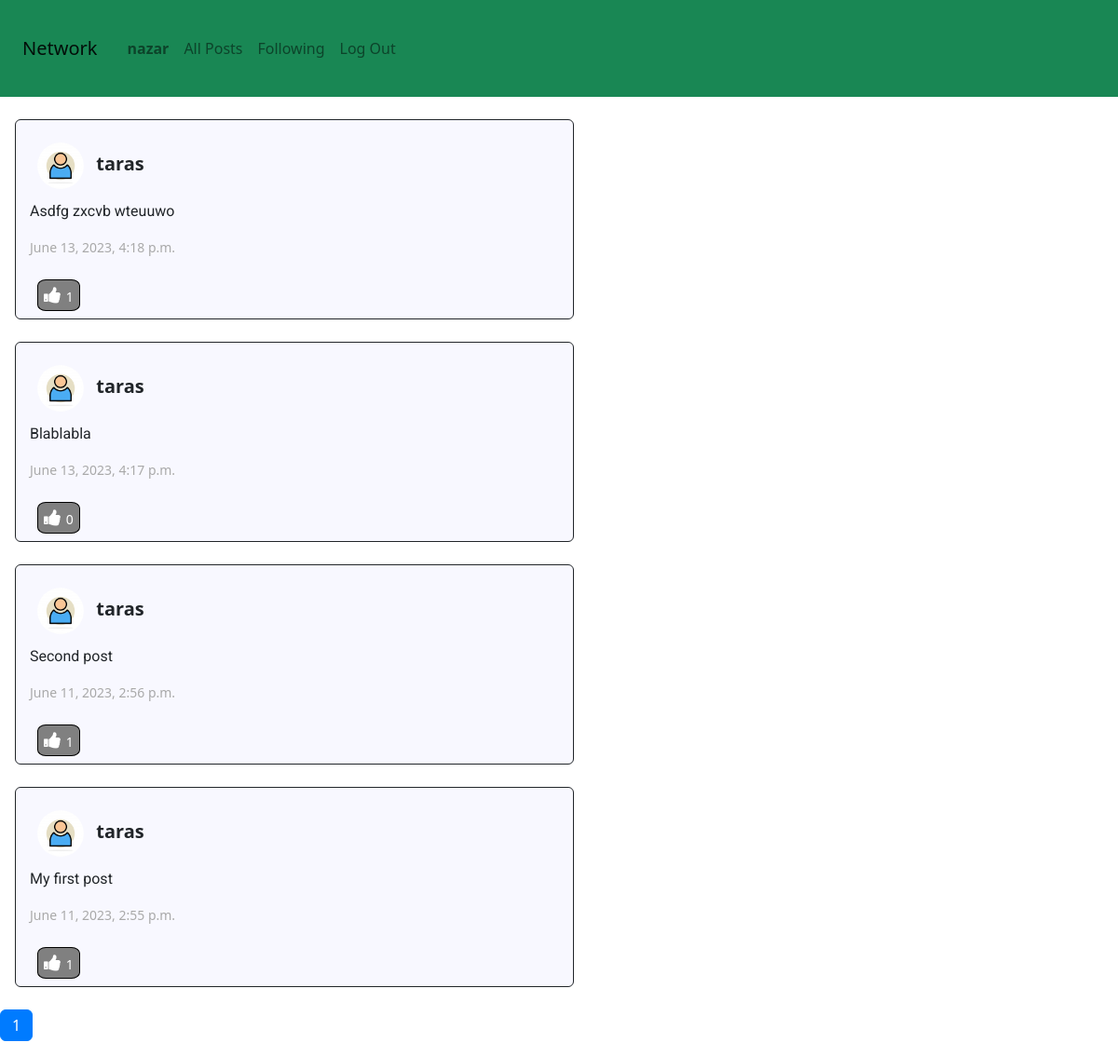
The page /following (signed in) on the database its author committed.
### network/models.py (models this page shows, shortened)
class User(AbstractUser):
    def __str__(self):
        if not self.first_name or not self.last_name:
            return f"{self.username}"
        return f"{self.first_name} {self.last_name}"

class Post(models.Model):
    text = models.TextField(
        max_length=264, verbose_name="")
    author = models.ForeignKey(
        User, on_delete=models.CASCADE ,
        related_name="myposts")
    date = models.DateTimeField(auto_now_add= True)

### network/views.py (the view)
# urls.py: path("following", views.load_following, name="following")
def load_following(request):
    allposts = []
    try:
        my_subscription = Subscription.objects.get(
            follower=User(pk=request.user.id))
        my_subscribers = my_subscription.subscribers.all()
        for subscriber in my_subscribers:
            subscriber_posts = subscriber.myposts.all()
            for post in subscriber_posts:
                allposts.append(post)
    except ObjectDoesNotExist:
        return render(request, "network/following.html",
                      {"message": "You don't have following!"})
    def myFunc(post):
        return post.date
    allposts.sort(reverse=True, key=myFunc)
    p = Paginator(allposts, 3, 2)
    page = request.GET.get("page")
    page_view = p.get_page(page)
    return render(request, "network/following.html",
                  {"page_view": page_view})

### network/templates/network/following.html (shortened to what this page needs)
{% extends "network/layout.html" %}
{% load static %}
{% block body %}
    {% if user.is_authenticated %}
        <div class="flex-column">
            {% for post in page_view.object_list %}
                <div class="col-6 m-4 ms-3 rounded post">
                    <h5 class=" pt-3 pb-0 m-0 post-author">
                        <img src="{% static 'network/images/colorfull_avatar.jpg' %}" alt="Avatar" class="avatar">
                        <b>{{ post.author.username }}</b>
                    </h5>
                    <p class=" pt-1 post-text">{{ post.text }}</p>
                    <p class="post-date">{{ post.date }}</p>
                    <div>
                        <button class="m-2 post-like" id="{{ post.id }}">
                            <i class="fa fa-thumbs-up" style="color: white;"></i>
                            <span class="score"> {{ post.plikes.count }} </span>
                        </button>
                    </div>
                </div>
            {% empty %}
                {{ message }}
            {% endfor %}
        </div>
    {% endif %}
    <nav aria-label="Page navigation example">
        <ul class="pagination">
            {% for n in page_view.paginator.page_range %}
                {% if page_view.number == n %}
                    <li class="page-item active"><a class="page-link" href="?page={{ n }}">{{ n }}</a></li>
                {% else %}
                    <li class="page-item"><a class="page-link" href="?page={{ n }}">{{ n }}</a></li>
                {% endif %}
            {% endfor %}
        </ul>
    </nav>
{% endblock %}

### network/templates/network/layout.html (shortened to what this page needs)
{% load static %}
<!DOCTYPE html>
<html lang="en">
    <head>
        <link rel="stylesheet" href="https://stackpath.bootstrapcdn.com/bootstrap/4.4.1/css/bootstrap.min.css">
        <link href="{% static 'network/styles.css' %}" rel="stylesheet">
        <link rel="stylesheet" href="https://cdnjs.cloudflare.com/ajax/libs/font-awesome/4.7.0/css/font-awesome.min.css">
        <link href="https://cdn.jsdelivr.net/npm/bootstrap@5.2.3/dist/css/bootstrap.min.css" rel="stylesheet">
    </head>
    <body>
        <nav class="navbar navbar-expand-lg navbar-light bg-success">
            <a class=" m-4 navbar-brand" href="#">Network</a>
            <div>
              <ul class="navbar-nav mr-auto">
                {% if user.is_authenticated %}
                    <li class="nav-item">
                        <a class="nav-link" href="{% url 'profile' user_id=user.id user_name=user.username %}"><strong>{{ user.username }}</strong></a>
                    </li>
                {% endif %}
                <li class="nav-item">
                  <a class="nav-link" href="{% url 'index' %}">All Posts</a>
                </li>
                {% if user.is_authenticated %}
                    <li class="nav-item">
                        <a class="nav-link" href="{% url 'following' %}">Following</a>
                    </li>
                    <li class="nav-item">
                        <a class="nav-link" href="{% url 'logout' %}">Log Out</a>
                    </li>
                {% endif %}
              </ul>
            </div>
          </nav>
        <div class="body">
            {% block body %}
            {% endblock %}
        </div>
    </body>
</html>

### network/static/network/styles.css (style rules this page uses)
.post { background: 50% ghostwhite; border: solid 1px; }
.post-text { font-family: "Roboto", sans-serif; }
.post-date { font-size: 14px; color: darkgray; }
.post-like { border-radius: 20%; border: 1px solid black; background-color: grey; font-size: 20px; cursor: pointer; }
.fa { font-size: 20px; cursor: pointer; user-select: none; }
.avatar { vertical-align: middle; width: 50px; height: 50px; border-radius: 50%; margin: 8px; }
.score { font-size: 14px; color: white; }

### rows shown on the page
User: username "nazar"
Post: author.username "taras", text "Asdfg zxcvb wteuuwo", date "June 13, 2023, 4:18 p.m.", plikes.count "1"
Post: author.username "taras", text "Blablabla", date "June 13, 2023, 4:17 p.m.", plikes.count "0"
Post: author.username "taras", text "Second post", date "June 11, 2023, 2:56 p.m.", plikes.count "1"
Post: author.username "taras", text "My first post", date "June 11, 2023, 2:55 p.m.", plikes.count "1"

### other values the page prints
{{ n }} "1"
